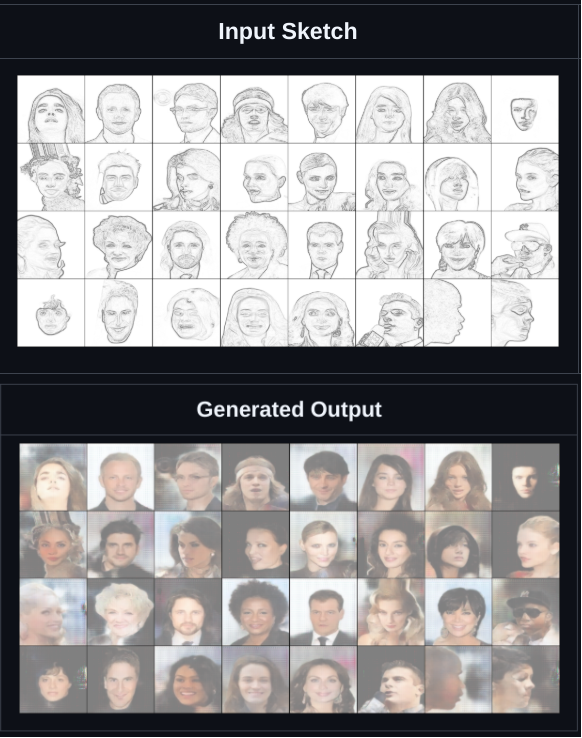
#> input picture images/project/uvu_results.png, 582 x 738 px
$ jupyter execute i.ipynb
#> lines starting #> are read from the running program, lines starting #| are printed output that depends on the picture
[cell 1]
from PIL import Image

def resize_image(input_path, output_path, target_size=(920, 643)):
    # Open the image
#> called with input_path = 'uvu_results.png', output_path = 'uvu_results_resized.png', target_size = (920, 643)
    with Image.open(input_path) as img:
        # Resize the image using LANCZOS resampling for better quality
#> img is the input picture: PIL image 582x738 RGB; mean R, G, B 148, 146.2, 147.1
        resized_img = img.resize(target_size, Image.Resampling.LANCZOS)
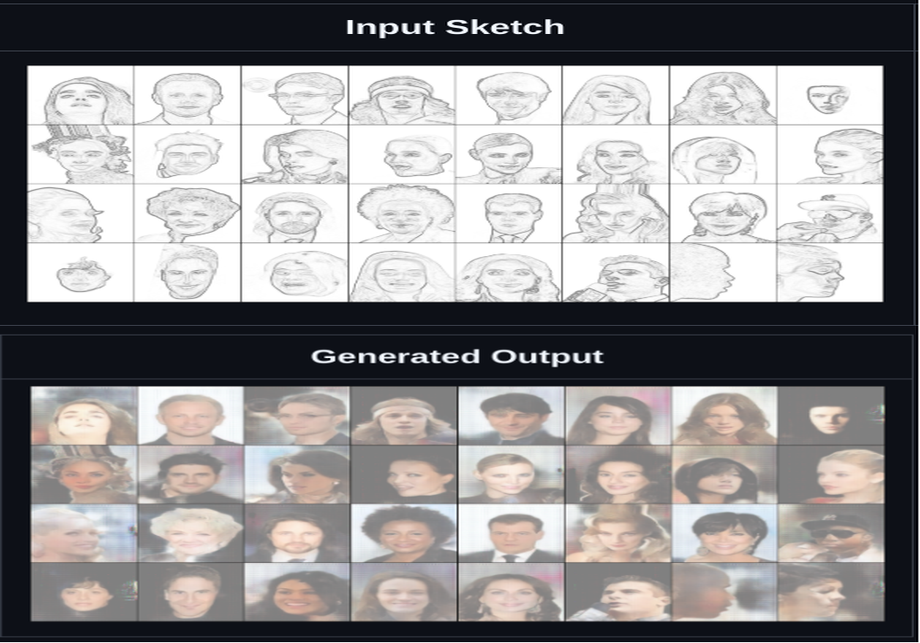
#> resized_img: PIL image 920x643 RGB; mean R, G, B 147.9, 146.1, 147
        # Save the resized image
        resized_img.save(output_path)

# Example usage
input_path = "uvu_results.png"  # Replace with your image path
output_path = "uvu_results_resized.png"  # Replace with desired output path
resize_image(input_path, output_path)
